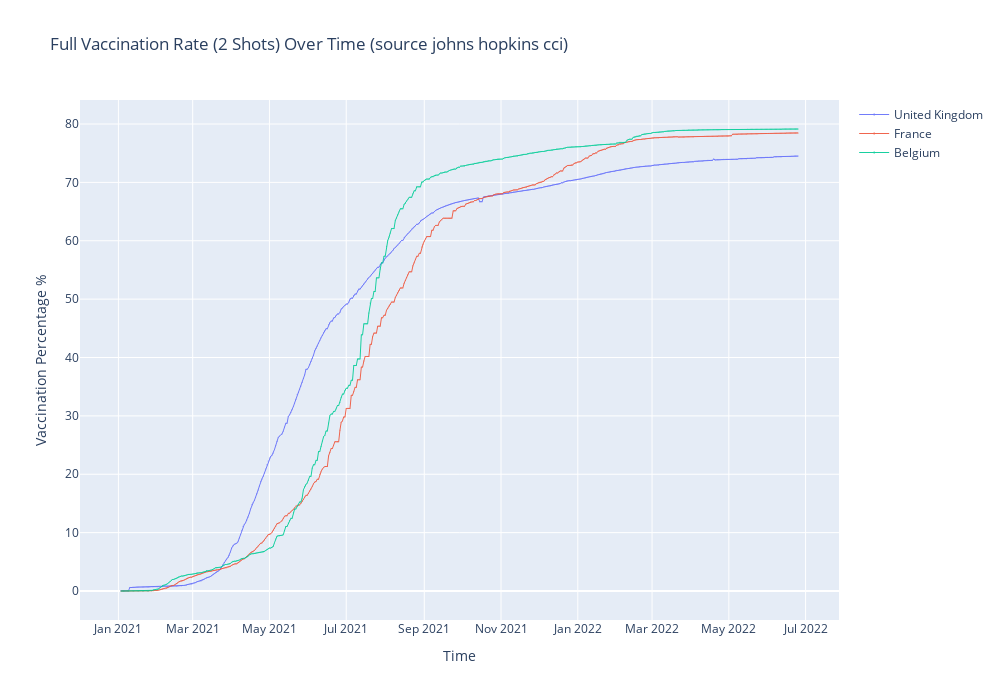

Notebook source saved alongside this figure:
### Code cell
fig=go.Figure()
## defines how to plot the individual trace
for each in country_list:
    fig.add_trace(go.Scatter(x=vr_plot.date,
                                y=vr_plot[each],
                                mode='markers+lines',
                                opacity=0.9,
                                line_width=1,
                                marker_size=1, 
                                name=each
                                 )
                     )

## defines the overall layout properties
fig.update_layout(
    width=1000,
    height=700,
    xaxis_title="Time",
    title="Full Vaccination Rate (2 Shots) Over Time (source johns hopkins cci)",
    yaxis_title="Vaccination Percentage %",
)


fig.update_layout(xaxis_rangeslider_visible=False)
#fig.show(renderer='browser')
fig.show()
fig.write_image("Vaccination_rate.jpg")

### Figure 1 — Plotly figure (JSON) as saved in the notebook; plotly's stock layout.template omitted (floating-point values rounded to 4 significant figures; data arrays with more than 128 entries replaced by an {"elided": "..."} marker saying what was removed)
{"data": [{"line": {"width": 1}, "marker": {"size": 1}, "mode": "markers+lines", "name": "United Kingdom", "opacity": 0.9, "type": "scatter", "x": {"elided": "538 str values"}, "y": {"elided": "538 float values"}}, {"line": {"width": 1}, "marker": {"size": 1}, "mode": "markers+lines", "name": "France", "opacity": 0.9, "type": "scatter", "x": {"elided": "538 str values"}, "y": {"elided": "538 float values"}}, {"line": {"width": 1}, "marker": {"size": 1}, "mode": "markers+lines", "name": "Belgium", "opacity": 0.9, "type": "scatter", "x": {"elided": "538 str values"}, "y": {"elided": "538 float values"}}], "layout": {"height": 700, "title": {"text": "Full Vaccination Rate (2 Shots) Over Time (source johns hopkins cci)"}, "width": 1000, "xaxis": {"rangeslider": {"visible": false}, "title": {"text": "Time"}}, "yaxis": {"title": {"text": "Vaccination Percentage %"}}}}
